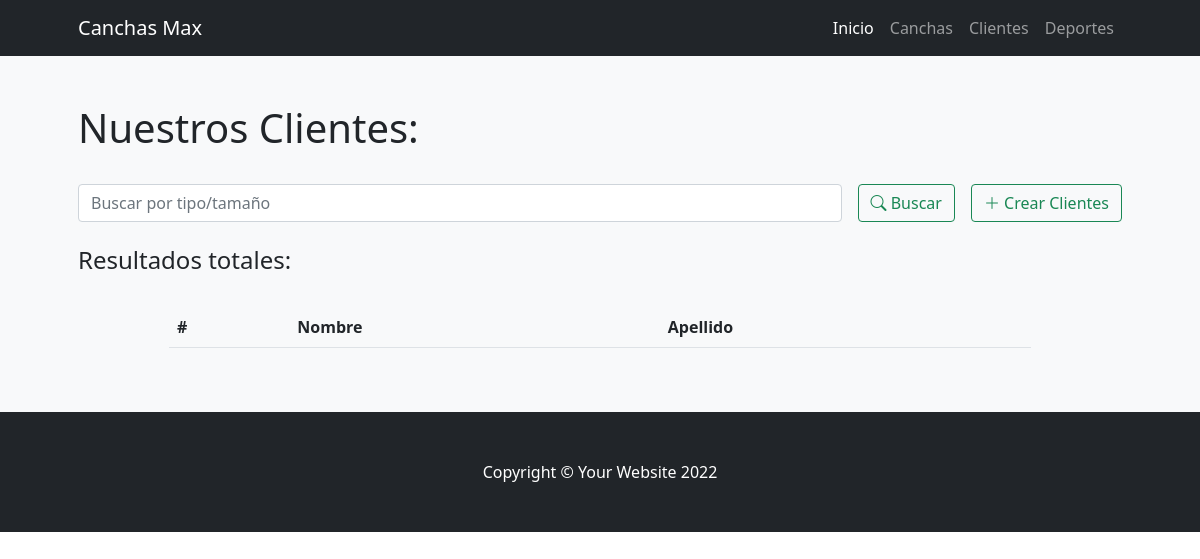
Page /entregableapp/clientes on the earlier database version.
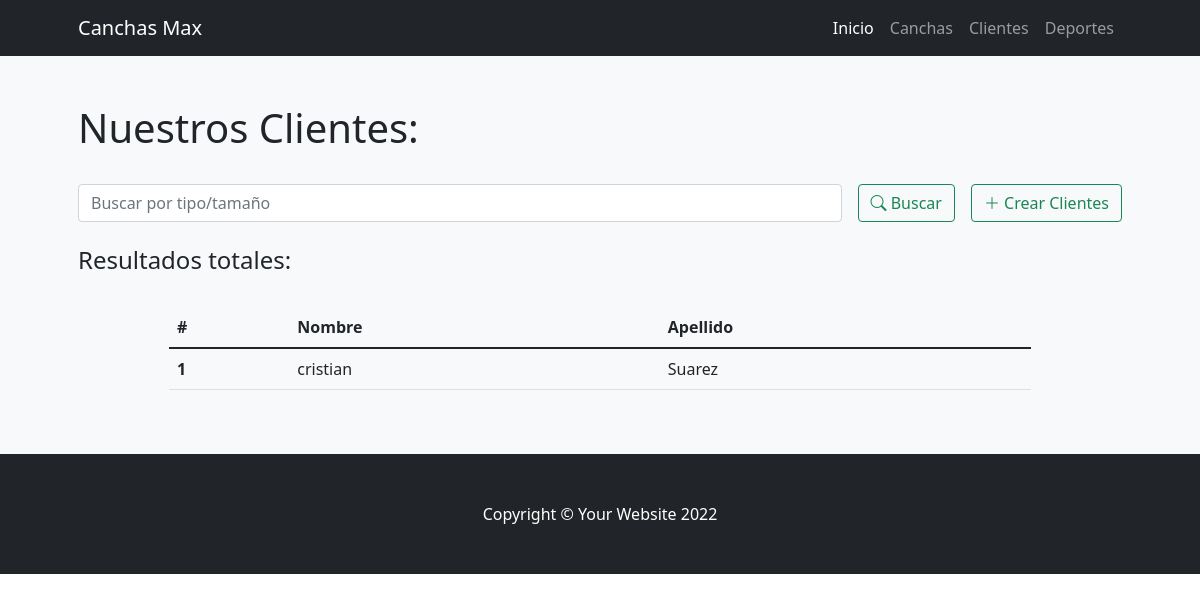
Same page on the later database version.
### Entregable1App/models.py (models this page shows)
class Cliente(models.Model):
    nombre = models.CharField(max_length=30)
    apellido = models.CharField(max_length=30)
    email = models.EmailField(blank=True, null=True)

### Entregable1App/views.py (the view)
# urls.py: path('clientes', clientes, name="clientes"),
def clientes(request):
    if request.method == "POST":
        search = request.POST["search"]
        if search != "":
            clientes = Cliente.objects.filter( Q(nombre__icontains=search) | Q(apellido__icontains=search) ).values()
            return render(request,"Entregable1App/clientes.html",{"clientes":clientes, "search":True, "busqueda":search})
    clientes = Cliente.objects.all()
    return render(request,"Entregable1App/clientes.html",{"clientes":clientes})

### Entregable1App/templates/Entregable1App/clientes.html (shortened to what this page needs)
{% extends 'Entregable1App/base.html' %}
{% block contenidopagina %}
<section class="bg-light py-5">
    <div class="container px-5">
        <h1>Nuestros Clientes:</h1>
        <br>
        <div class="row gx-5 justify-content-center">
            <div class="col-lg-12">
                <form class="d-flex my-2 my-lg-0" action="" method="post">
                    <input class="flex-grow-0 form-control mr-sm-2" type="search" name="search" placeholder="Buscar por tipo/tamaño" aria-label="Search">
                    <button class="btn btn-outline-success text-nowrap ms-3 my-2 my-sm-0" type="submit"> <i class="bi bi-search"></i> Buscar</button>
                    <a class="btn btn-outline-success text-nowrap ms-3 my-2 my-sm-0" href="{% url 'crear_clientes' %}"> <i class="bi bi-plus-lg"></i> Crear Clientes</a>
                </form>
            </div>
        </div>
        <br>
        <h4>Resultados
            {% if search %}
                para "{{busqueda}}":
            {% else %}
                totales:
            {% endif %}
        </h4>
        <br>
        <div class="row gx-5 justify-content-center">
            <div class="col-lg-10 table-responsive">
                <table class="table table-theme">
                    <thead>
                        <tr>
                            <th scope="col">#</th>
                            <th scope="col">Nombre</th>
                            <th scope="col">Apellido</th>
                        </tr>
                    </thead>
                    <tbody>
                        {% for cliente in clientes %}
                            <tr>
                                <th scope="row">{{forloop.counter}}</th>
                                <td>{{cliente.nombre}}</td>
                                <td>{{cliente.apellido}}</td>
                            </tr>
                        {% endfor %}
                    </tbody>
                </table>
            </div>
        </div>
    </div>
</section>
{% endblock %}

Differences in the rows shown:
added Cliente: nombre "cristian", apellido "Suarez"
